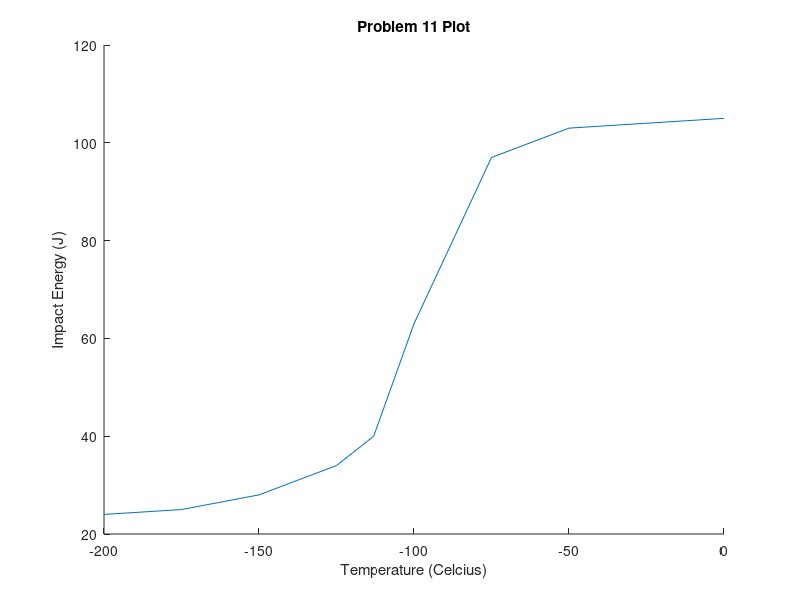
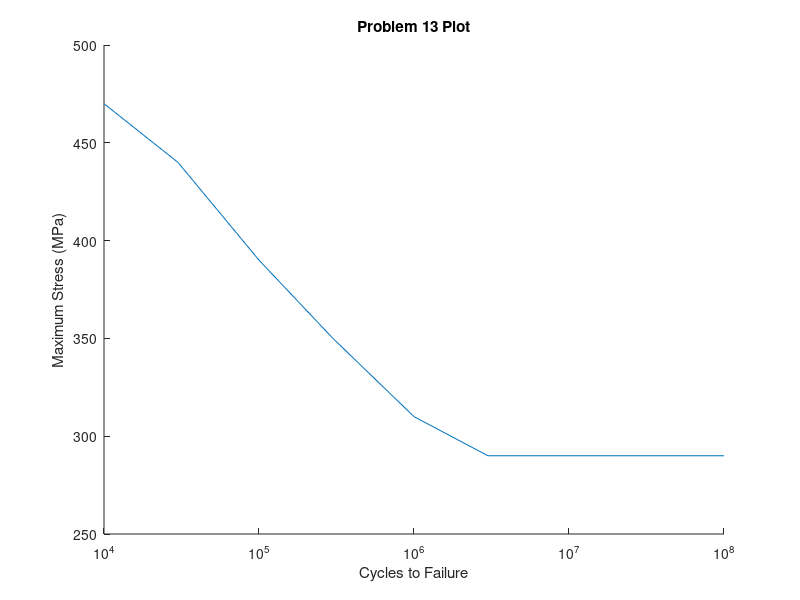
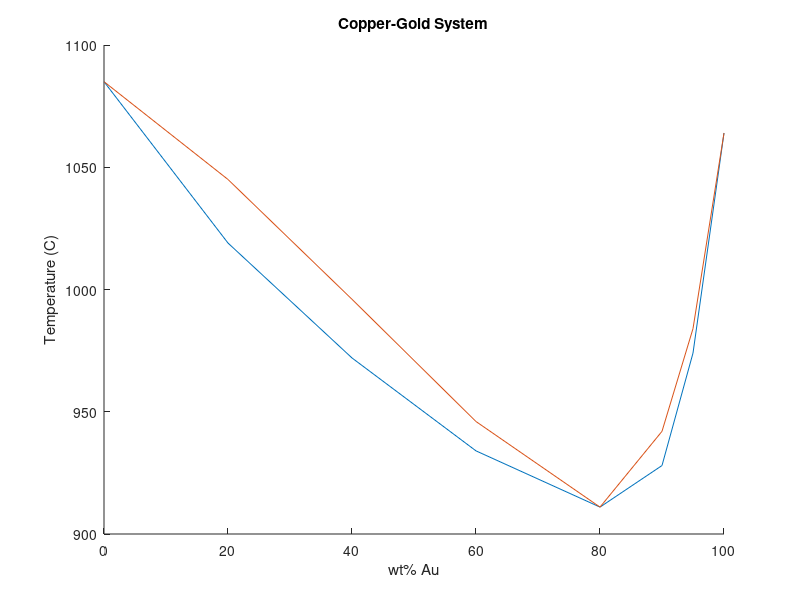

These charts were generated, in order, by the following MATLAB code:
clear all;
clc;
close all;

T11 = [0 -25 -50 -75 -100 -113 -125 -150 -175 -200];
J11 = [105 104 103 97 63 40 34 28 25 24];

figure(1)
hold on;
plot(T11, J11)
xlabel('Temperature (Celcius)');
ylabel('Impact Energy (J)')
title('Problem 11 Plot')
hold off;

SA = [470 440 390 350 310 290 290 290];
CtF = [10^4 3*10^4 10^5 3*10^5 10^6 3*10^6 10^7 10^8];

figure(2) 
hold on;
plot(CtF, SA)
set(gca, 'XScale', 'log')
xlabel('Cycles to Failure')
ylabel('Maximum Stress (MPa)')
title('Problem 13 Plot')
hold off;

a = [0 20 40 60 80 90 95 100];
solidus= [1085 1019 972 934 911 928 974 1064];
liquidus= [1085 1045 996 946 911 942 984  1064];
figure(3)
hold on; 
plot(a,solidus)
plot(a, liquidus)
title('Copper-Gold System')
xlabel('wt% Au')
ylabel('Temperature (C)')